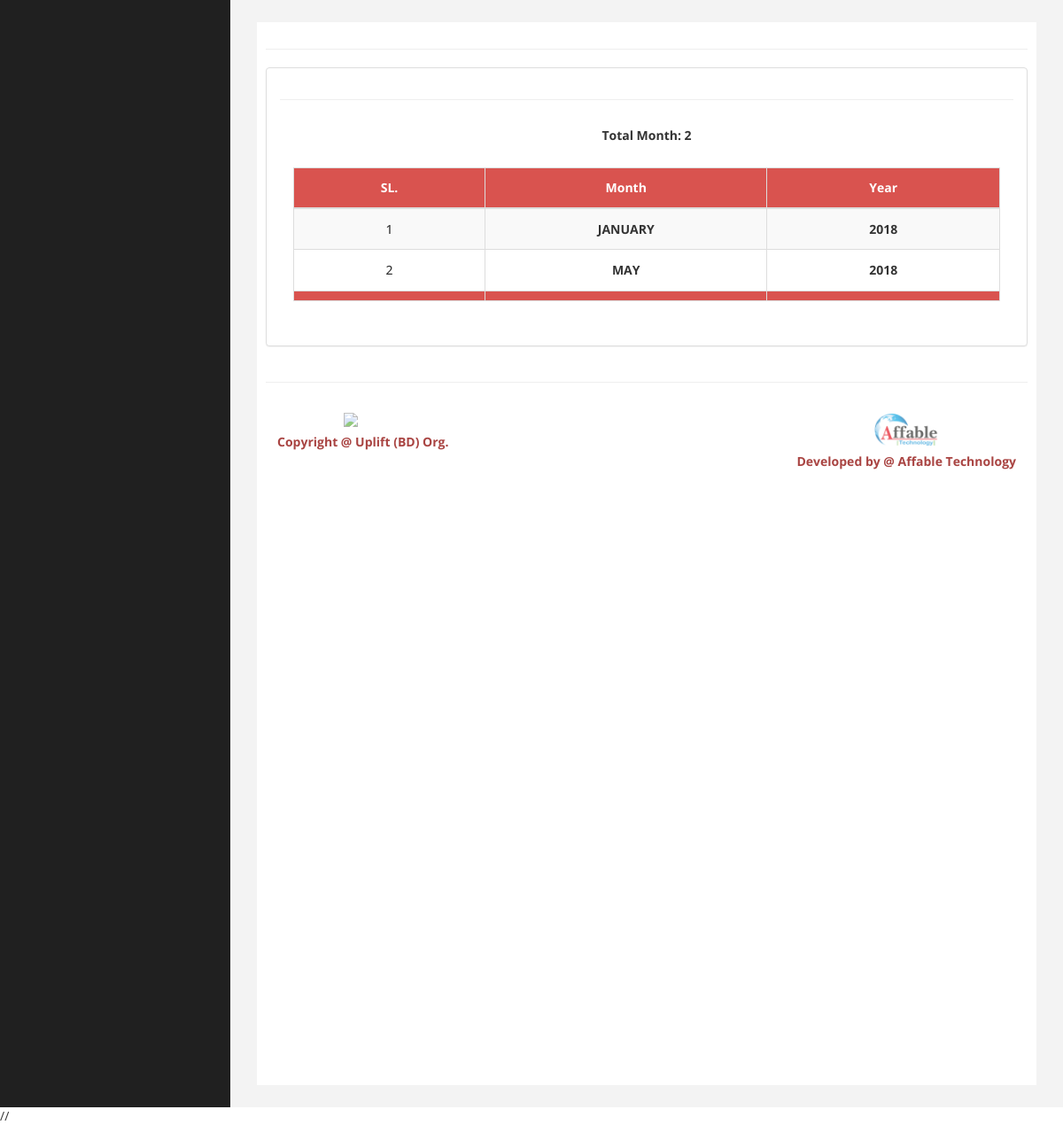
Screenshot of /up_agent/dps_monthly_payment_info.php?info=23 (signed in) with the database file from the repository.
### tables this page shows
CREATE TABLE `tbl_users_dps_list` (
  `udl_id` int(11) NOT NULL,
  `udl_user_id` int(11) NOT NULL,
  `udl_udi_id` int(11) NOT NULL,
  `check_key` int(11) NOT NULL COMMENT 'user_id+udi_id',
  `udl_month` int(11) NOT NULL,
  `udl_year` int(11) NOT NULL,
  `udl_check_key` int(11) NOT NULL COMMENT 'user+month+dps_info+year',
  `udl_date` date NOT NULL,
  `udl_amount` decimal(10,2) NOT NULL,
  `udl_charge` decimal(10,2) NOT NULL,
  `udl_agent` int(11) NOT NULL,
  `udl_status` int(11) NOT NULL
);

CREATE TABLE `tbl_dps_month` (
  `dps_month_id` int(11) NOT NULL,
  `dps_month_name` varchar(100) NOT NULL,
  `dps_month_status` int(11) NOT NULL
);

### up_agent/includes/functions.php (called while the page is built, shortened)
<?php
include './includes/dbconnect.php';
include './includes/fn_users.php';
function get_all_dps_list_by_ck($info){
    $var = array();
    global $connection;
    $results = mysqli_query($connection,"SELECT * FROM tbl_users_dps_list WHERE check_key='".$info."'  ");
    if($results){
        while($row = mysqli_fetch_array($results)){
            $var[] = $row;
        }
    }else{
        echo mysqli_error();
    }
    return $var;
}
?>

### up_agent/includes/fn_users.php (called while the page is built, shortened)
<?php
function get_dps_month_info_by_id($id){
    $var = array();
    global $connection;
    $results = mysqli_query($connection,"SELECT * FROM tbl_dps_month WHERE dps_month_id ='".$id."'");
    if($results){
        $var = mysqli_fetch_array($results);
    }
    return $var;
}
?>

### up_agent/dps_monthly_payment_info.php (the view, shortened to what this page needs)
<?php
if(!isset($_SESSION['se_branch'])){
header("Location: login.php");
}else{
include './includes/functions.php';
if(isset($_GET['info'])){
$info = $_GET['info'];
$dps_month_info = get_all_dps_list_by_ck($info);
}
?>
<!DOCTYPE html>
<html xmlns="http://www.w3.org/1999/xhtml">
<head>
    <link href="assets/css/bootstrap.css" rel="stylesheet" />
    <link href="assets/css/font-awesome.css" rel="stylesheet" />
    <link href="assets/css/custom.css" rel="stylesheet" />
    <link href="assets/js/dataTables/dataTables.bootstrap.css" rel="stylesheet" />
</head>
<body>
    <div id="wrapper">
                <div id="page-wrapper" >
                    <div id="page-inner">
                         <hr />
                       <div class="row">
                        <div class="col-md-12">
                            <div class="panel panel-default btn-default">
                                <div class="panel-body">
                                    <hr/>
                                    <div class="row">
                                        <div class="col-md-12">
                                                     <div class="text-center  panel-heading">
                                                         <span class=""><b style="color: ">Total Month: <?php echo count($dps_month_info);?></b></span>
                                                        </div>
                                                    <div class="panel-body">
                                                        <div class="table-responsive">
                                                                <table class="table table-bordered table-condensed table-striped table-hover text-center" id="abc">
                                                                    <thead>
                                                                        <tr class="btn-danger text-center">
                                                                            <td><span class="btn"><b>SL.</b></span></td>
                                                                            <td><span class="btn"><b>Month</b></span></td>
                                                                            <td><span class="btn"><b>Year</b></span></td>
                                                                        </tr>
                                                                    </thead>
                                                                    <tbody>
                                                                        <?php
                                                                        $i=1;
                                                                        foreach ($dps_month_info as $d_info){
                                                                            $get_month = get_dps_month_info_by_id($d_info['udl_month']);
                                                                        ?>
                                                                        <tr>
                                                                            <td><h5><?php echo $i;?></h5></td>
                                                                            <td class="text-center"><h5><b><?php echo $get_month['dps_month_name']; ?></b></h5></td>
                                                                        <td class="text-center"><h5><b><?php echo $d_info['udl_year']; ?></b></h5></td>
                                                                        </tr>
                                                                        <?php $i++; } ?>
                                                                    </tbody>
                                                                    <tfoot>
                                                                        <tr class="btn-danger text-center">
                                                                            <td></td>
                                                                            <td></td>
                                                                            <td></td>
                                                                        </tr>
                                                                    </tfoot>
                                                                </table>
                                                            </div>
                                                        </div>
                                        </div>
                                    </div>
                                </div>
                            </div>
                        </div>
                    </div>
                    <hr />
                 <?php include './footer.php'; ?>
            </div>
            </div>
        </div>
    //
    <link href="d_table/css/dataTables.bootstrap.css" rel="stylesheet" />
</body>
</html>
<?php } ?>

### up_agent/assets/css/custom.css (style rules this page uses)
body { font-family: 'Open Sans', sans-serif; }
#wrapper { width: 100%; background:#202020; }
#page-wrapper { padding: 15px 15px; min-height: 600px; background:#F3F3F3; }
#page-inner { width:100%; margin:10px 20px 10px 0px; background-color:#fff!important; padding:10px; min-height:1200px; }
.text-center { text-align:center; }
@media (min-width:768px) { #page-wrapper { margin: 0 0 0 260px; padding: 15px 30px; min-height: 1200px; } }

### rows the page displays
tbl_users_dps_list: tbl_dps_month.dps_month_name "JANUARY", udl_year "2018"
tbl_users_dps_list: tbl_dps_month.dps_month_name "MAY", udl_year "2018"

### other values shown
count($dps_month_info) "2"
$WebsiteSiteName "Uplift (BD) Org."
$developer "Affable Technology"
